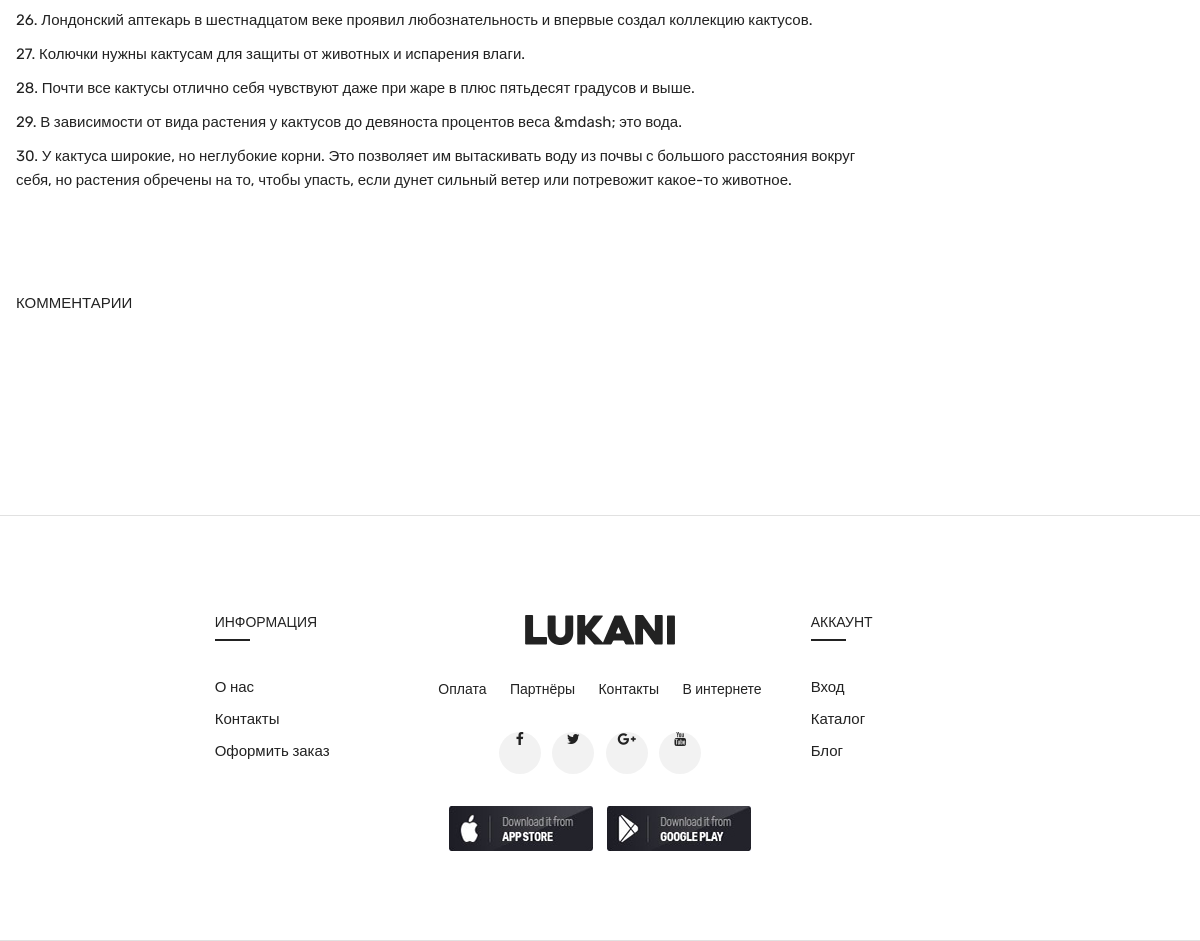
Page /blog/post-detail/2 (lower part) on the earlier database version.
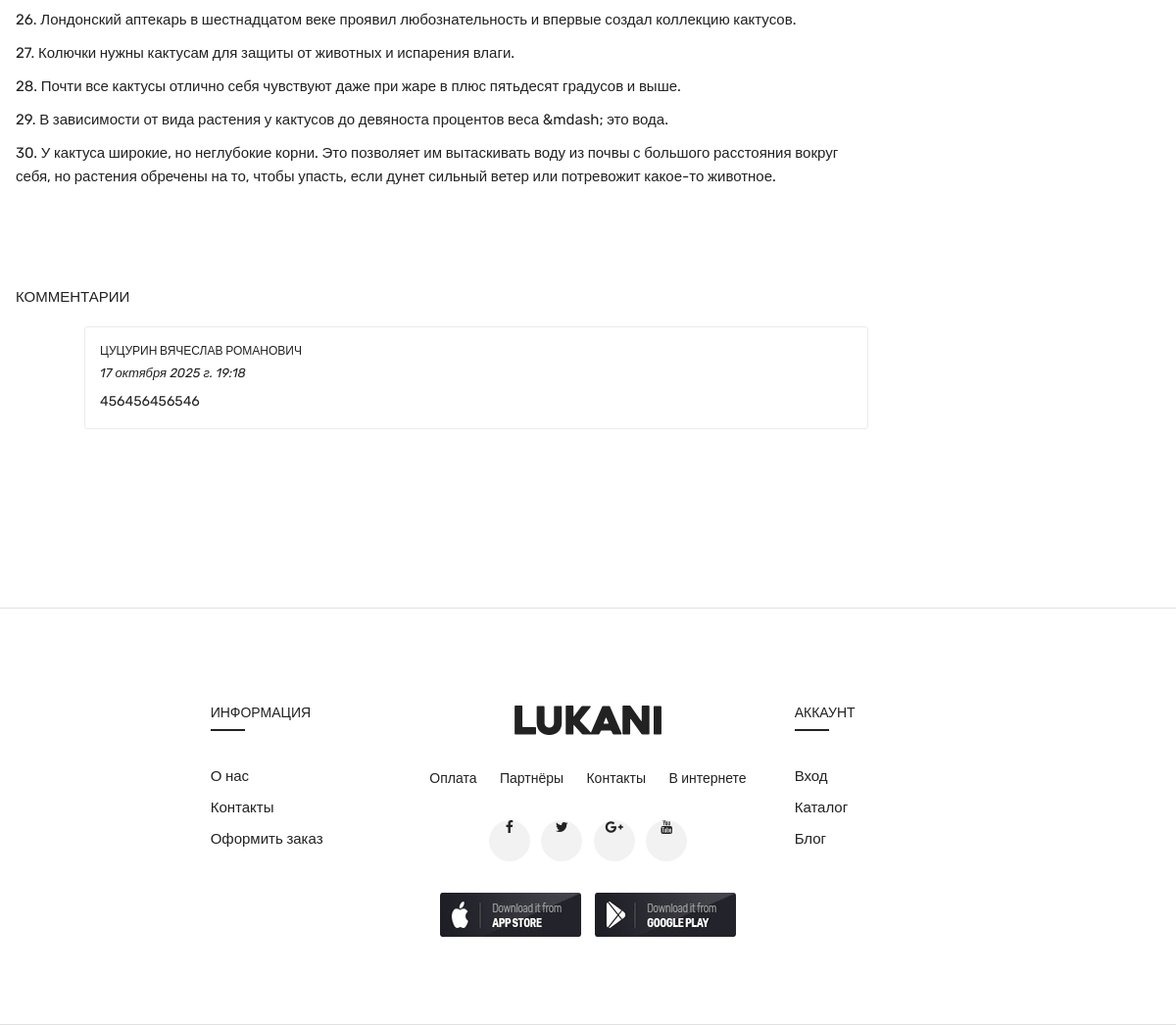
Same page on the later database version.
### blog/models.py (models this page shows, shortened)
class Comments(models.Model):
    owner = models.ForeignKey(Profile, on_delete=models.CASCADE,null=True)
    post = models.ForeignKey(Posts, on_delete=models.CASCADE,null=True)
    content = models.TextField(null=True,blank=True)
    created = models.DateTimeField(auto_now_add=True)
    class Meta:
        unique_together = [['owner', 'post']]

### users/models.py (models this page shows, shortened)
class Profile(models.Model):
    user = models.OneToOneField(User, on_delete=models.CASCADE,null=True,blank=True)
    name = models.CharField(max_length=100,null=True,blank=True)
    username = models.CharField(max_length=100,null=True,blank=True)
    email = models.EmailField(null=True,blank=True,max_length=500)
    about_myself = models.TextField(null=True,blank=True)
    profile_image = models.ImageField(null=True,blank=True,upload_to='projects/%Y/%m/%d/')
    created = models.DateTimeField(auto_now_add=True)

### blog/views.py (the view)
# urls.py: path('post-detail/<str:pk>', views.post_detail, name='post_detail'),
def post_detail(request, pk):
    post = get_object_or_404(Posts, pk=pk)
    comments = post.comments_set.all().select_related('owner')  # оптимизация
    if request.user.is_authenticated:
        if request.method == 'POST':
            form = CommentsForm(request.POST)
            if form.is_valid():
                try:
                    review = form.save(commit=False)
                    review.owner = request.user.profile  # убедитесь, что профиль существует
                    review.post = post
                    review.save()
                    messages.success(request, "Ваш комментарий добавлен!")
                    return redirect('post_detail', pk=post.pk)
                except Profile.DoesNotExist:
                    messages.error(request, "У вашего аккаунта нет профиля. Обратитесь к администратору.")
        else:
            form = CommentsForm()
    else:
        form = None  # форма не отображается для анонимов
    context = {
        'post': post,
        'comments': comments,
        'form': form,  # будет None для анонимов
    }
    return render(request, 'blog/blog-details.html', context)

### blog/templates/blog/blog-details.html (shortened to what this page needs)
{% extends 'menu/index.html' %}
{% load static %}
{% block content %}
    <div class="blog_details">
        <div class="container">
            <div class="row">
                <div class="col-lg-9 col-md-12">
                    <div class="blog_wrapper blog_wrapper_details">
                        <article class="single_blog">
                            <figure>
                                <figcaption class="blog_content">
                                    <div class="post_content">
                                        {{post.content|safe }}
                                    </div>
                                </figcaption>
                            </figure>
                        </article>
                        <div class="comments_box">
                            <h3>Комментарии </h3>
                            <div class="comment_list">
                                {% for review in post.comments_set.all %}
                                <div class="comment_content">
                                    <div class="comment_meta">
                                        <h5><a href="{% url 'user_profile' review.owner.id %}">{{ review.owner.name }}</a></h5>
                                        <span>{{ review.created }}</span>
                                    </div>
                                    <p>{{ review.content }}</p>
                                </div>
                            {% endfor %}
                            </div>
                        </div>
                        </div>
                    </div>
                </div>
            </div>
        </div>
{% endblock %}

Differences in the rows shown:
added Comments: owner.name "ЦУЦУРИН ВЯЧЕСЛАВ РОМАНОВИЧ", created "17 октября 2025 г. 19:18", content "456456456546"
